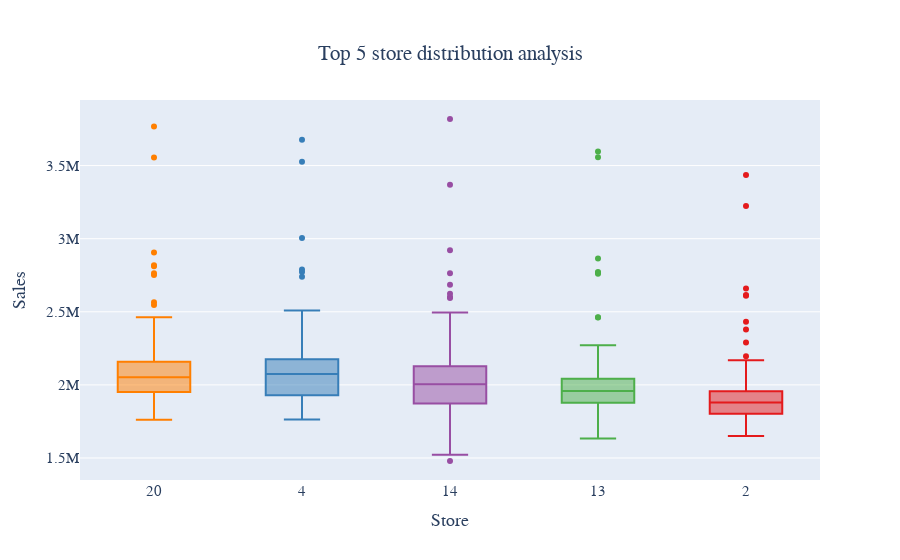

Write notebook code for a chart like this one.
### Code cell
best_stores = df[df['Store'].isin([20,4,14,13,2])]
fig = px.box(best_stores, y='Weekly_Sales', x='Store', color="Store", 
             title="Top 5 store distribution analysis",
             template='plotly+presentation',
             color_discrete_sequence = px.colors.qualitative.Set1)
            
fig.update_layout(
    title={
        'y':0.92,
        'x':0.5},
    font=dict(
        family='Trebuchet MS',
        size=15),
    legend={
        'y': 0.85,
        'x': 0.85,
        'xanchor': 'right',
        'yanchor': 'top'},
    yaxis_title = 'Sales',
    xaxis_title = 'Store',
    showlegend = False,
    xaxis=dict(type='category')
)

fig.update_xaxes(categoryorder='total descending')

fig.show()

### Figure 1 — Plotly figure (JSON) as saved in the notebook; plotly's stock layout.template omitted (floating-point values rounded to 4 significant figures; data arrays with more than 128 entries replaced by an {"elided": "..."} marker saying what was removed)
{"data": [{"alignmentgroup": "True", "hovertemplate": "Store=%{x}<br>Weekly_Sales=%{y}<extra></extra>", "legendgroup": "2", "marker": {"color": "rgb(228,26,28)"}, "name": "2", "notched": false, "offsetgroup": "2", "orientation": "v", "showlegend": true, "type": "box", "x": {"elided": "143 int values"}, "x0": " ", "xaxis": "x", "y": {"elided": "143 float values"}, "y0": " ", "yaxis": "y"}, {"alignmentgroup": "True", "hovertemplate": "Store=%{x}<br>Weekly_Sales=%{y}<extra></extra>", "legendgroup": "4", "marker": {"color": "rgb(55,126,184)"}, "name": "4", "notched": false, "offsetgroup": "4", "orientation": "v", "showlegend": true, "type": "box", "x": {"elided": "143 int values"}, "x0": " ", "xaxis": "x", "y": {"elided": "143 float values"}, "y0": " ", "yaxis": "y"}, {"alignmentgroup": "True", "hovertemplate": "Store=%{x}<br>Weekly_Sales=%{y}<extra></extra>", "legendgroup": "13", "marker": {"color": "rgb(77,175,74)"}, "name": "13", "notched": false, "offsetgroup": "13", "orientation": "v", "showlegend": true, "type": "box", "x": {"elided": "143 int values"}, "x0": " ", "xaxis": "x", "y": {"elided": "143 float values"}, "y0": " ", "yaxis": "y"}, {"alignmentgroup": "True", "hovertemplate": "Store=%{x}<br>Weekly_Sales=%{y}<extra></extra>", "legendgroup": "14", "marker": {"color": "rgb(152,78,163)"}, "name": "14", "notched": false, "offsetgroup": "14", "orientation": "v", "showlegend": true, "type": "box", "x": {"elided": "143 int values"}, "x0": " ", "xaxis": "x", "y": {"elided": "143 float values"}, "y0": " ", "yaxis": "y"}, {"alignmentgroup": "True", "hovertemplate": "Store=%{x}<br>Weekly_Sales=%{y}<extra></extra>", "legendgroup": "20", "marker": {"color": "rgb(255,127,0)"}, "name": "20", "notched": false, "offsetgroup": "20", "orientation": "v", "showlegend": true, "type": "box", "x": {"elided": "143 int values"}, "x0": " ", "xaxis": "x", "y": {"elided": "143 float values"}, "y0": " ", "yaxis": "y"}], "layout": {"boxmode": "overlay", "font": {"family": "Trebuchet MS", "size": 15}, "legend": {"title": {"text": "Store"}, "tracegroupgap": 0, "x": 0.85, "xanchor": "right", "y": 0.85, "yanchor": "top"}, "showlegend": false, "title": {"text": "Top 5 store distribution analysis", "x": 0.5, "y": 0.92}, "xaxis": {"anchor": "y", "categoryarray": [2, 4, 13, 14, 20], "categoryorder": "total descending", "domain": [0, 1], "title": {"text": "Store"}, "type": "category"}, "yaxis": {"anchor": "x", "domain": [0, 1], "title": {"text": "Sales"}}}}
